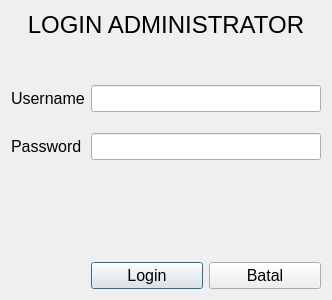
<?xml version="1.0" encoding="UTF-8"?>
<ui version="4.0">
 <class>DialogLogin</class>
 <widget class="QDialog" name="DialogLogin">
  <property name="geometry">
   <rect>
    <x>0</x>
    <y>0</y>
    <width>332</width>
    <height>300</height>
   </rect>
  </property>
  <property name="sizePolicy">
   <sizepolicy hsizetype="Fixed" vsizetype="Fixed">
    <horstretch>0</horstretch>
    <verstretch>0</verstretch>
   </sizepolicy>
  </property>
  <property name="windowTitle">
   <string>Dialog</string>
  </property>
  <property name="windowIcon">
   <iconset>
    <normaloff>../images/logo.png</normaloff>../images/logo.png</iconset>
  </property>
  <layout class="QGridLayout" name="gridLayout">
   <item row="4" column="0">
    <widget class="QLabel" name="label">
     <property name="font">
      <font>
       <pointsize>12</pointsize>
      </font>
     </property>
     <property name="text">
      <string>Username</string>
     </property>
    </widget>
   </item>
   <item row="6" column="1">
    <widget class="QLineEdit" name="txtPassword">
     <property name="font">
      <font>
       <pointsize>12</pointsize>
      </font>
     </property>
     <property name="inputMethodHints">
      <set>Qt::ImhHiddenText</set>
     </property>
    </widget>
   </item>
   <item row="6" column="0">
    <widget class="QLabel" name="label_2">
     <property name="font">
      <font>
       <pointsize>12</pointsize>
      </font>
     </property>
     <property name="text">
      <string>Password</string>
     </property>
    </widget>
   </item>
   <item row="0" column="0" colspan="2">
    <widget class="QLabel" name="label_3">
     <property name="font">
      <font>
       <pointsize>18</pointsize>
      </font>
     </property>
     <property name="text">
      <string>LOGIN ADMINISTRATOR</string>
     </property>
     <property name="alignment">
      <set>Qt::AlignCenter</set>
     </property>
    </widget>
   </item>
   <item row="7" column="1">
    <spacer name="verticalSpacer">
     <property name="orientation">
      <enum>Qt::Vertical</enum>
     </property>
     <property name="sizeHint" stdset="0">
      <size>
       <width>20</width>
       <height>40</height>
      </size>
     </property>
    </spacer>
   </item>
   <item row="4" column="1">
    <widget class="QLineEdit" name="txtUsername">
     <property name="font">
      <font>
       <pointsize>12</pointsize>
      </font>
     </property>
    </widget>
   </item>
   <item row="8" column="1">
    <layout class="QHBoxLayout" name="horizontalLayout">
     <item>
      <widget class="QPushButton" name="btnLogin">
       <property name="font">
        <font>
         <pointsize>12</pointsize>
        </font>
       </property>
       <property name="text">
        <string>Login</string>
       </property>
      </widget>
     </item>
     <item>
      <widget class="QPushButton" name="btnCancel">
       <property name="font">
        <font>
         <pointsize>12</pointsize>
        </font>
       </property>
       <property name="text">
        <string>Batal</string>
       </property>
      </widget>
     </item>
    </layout>
   </item>
   <item row="1" column="0">
    <spacer name="verticalSpacer_2">
     <property name="orientation">
      <enum>Qt::Vertical</enum>
     </property>
     <property name="sizeType">
      <enum>QSizePolicy::Fixed</enum>
     </property>
     <property name="sizeHint" stdset="0">
      <size>
       <width>20</width>
       <height>40</height>
      </size>
     </property>
    </spacer>
   </item>
   <item row="5" column="0">
    <spacer name="verticalSpacer_3">
     <property name="orientation">
      <enum>Qt::Vertical</enum>
     </property>
     <property name="sizeType">
      <enum>QSizePolicy::Fixed</enum>
     </property>
     <property name="sizeHint" stdset="0">
      <size>
       <width>20</width>
       <height>15</height>
      </size>
     </property>
    </spacer>
   </item>
  </layout>
 </widget>
 <resources/>
 <connections/>
</ui>
